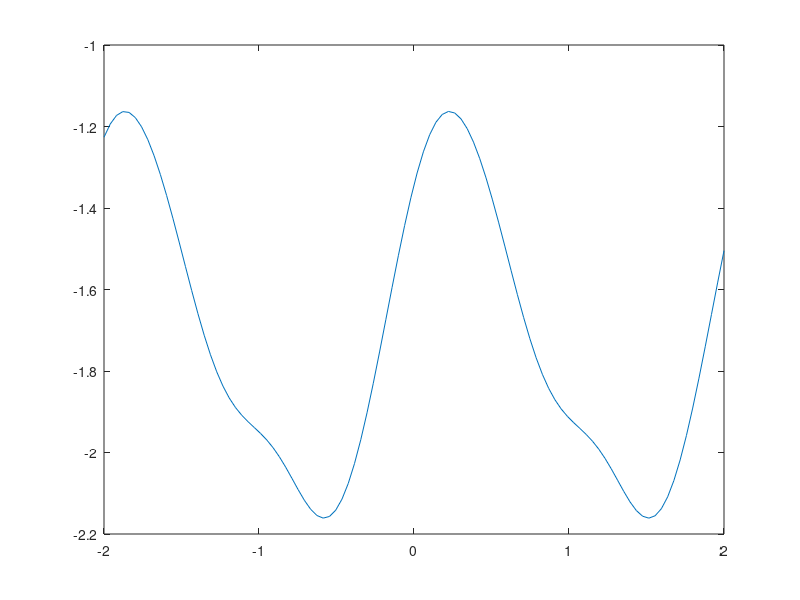

Write the MATLAB code that produced this figure.
function simple_gp_sample

	% Choose a set of x locations.
	N = 100;
	x = linspace( -2, 2, N);   

	% Specify the covariance between function
    % values, depending on their location.
	for j = 1:N
		for k = 1:N
		    sigma(j,k) = covariance( x(j), x(k) );
		end
	end

    % Specify that the prior mean of f is zero.
    mu = zeros(N, 1);

	% Sample from a multivariate Gaussian.
	f = mvnrnd( mu, sigma );

	plot(x, f); 
end

% Periodic covariance function.
function c = covariance(x, y)
    c = exp( -0.5*( sin(( x - y )*1.5).^2 ));
end
